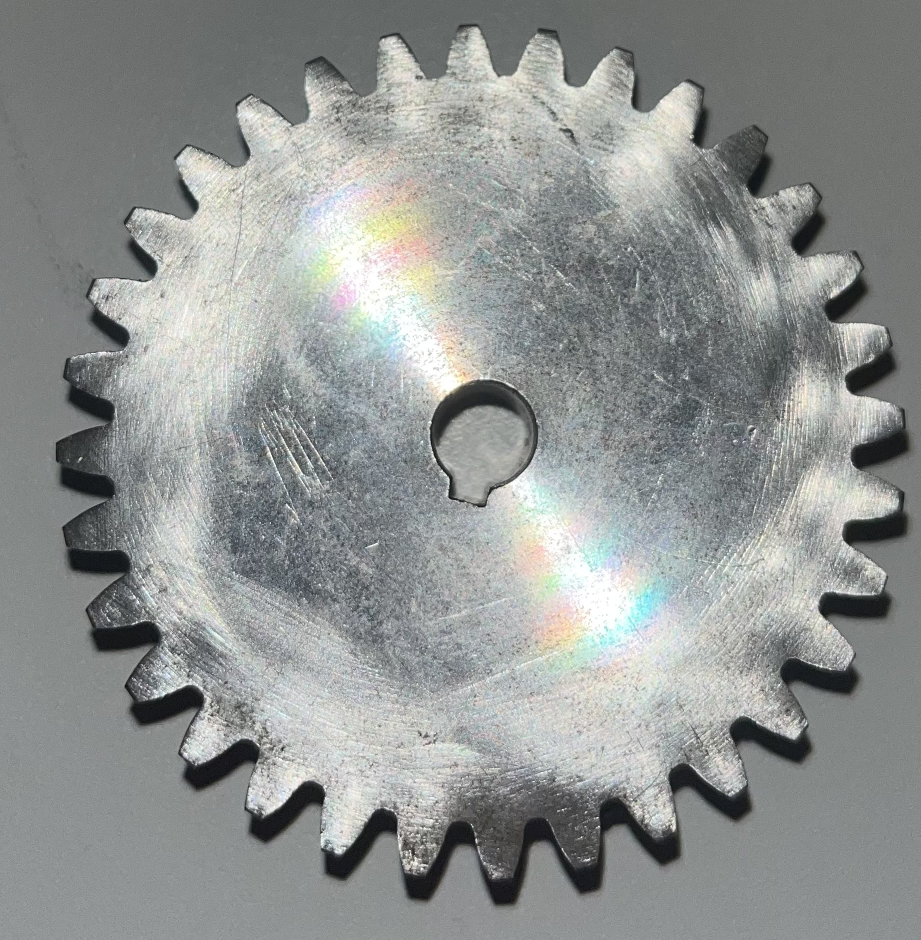
#> input picture Small_gear flits v0.1.jpg, 1842 x 1880 px (shown at 1/2 size)
$ python Mandarijn.py
#> lines starting #> are read from the running program, lines starting #| are printed output that depends on the picture; after the words box and inside, x2 and y2 are one past the last pixel; in counts of white or black regions, pixels touching at a corner belong together
import cv2
import numpy as np
import pyads
import csv

# Functie om X- en Y-coördinaten afzonderlijk naar TwinCAT te verzenden
def send_coordinates_to_twincat(x_coords, y_coords, plc_address="39.231.85.117.1.1", port=851):
    try:
        # Verbind met TwinCAT via ADS
        plc = pyads.Connection(plc_address, port)
        plc.open()

        # Controleer of de lengte van de coördinaten gelijk is
        if len(x_coords) != len(y_coords):
            print("Aantal X- en Y-coördinaten komt niet overeen.")
            return

        # Schrijf de X-coördinaten naar TwinCAT
        plc.write_by_name("MAIN.x_coordinate_array", x_coords, pyads.PLCTYPE_INT * len(x_coords))

        # Schrijf de Y-coördinaten naar TwinCAT
        plc.write_by_name("MAIN.y_coordinate_array", y_coords, pyads.PLCTYPE_INT * len(y_coords))

        print("X- en Y-coördinaten succesvol verzonden!")

    except Exception as e:
        print(f"Fout bij verzenden van coördinaten: {e}")
    finally:
        plc.close()

# Functie om de coördinaten naar een CSV-bestand te schrijven
def save_coordinates_to_csv(coordinates, filename="coordinates.csv"):
    try:
        with open(filename, mode='w', newline='') as file:
            writer = csv.writer(file)
            # Schrijf de header (optioneel)
            writer.writerow(['X', 'Y'])
            # Schrijf de coördinaten
            for coord in coordinates:
                writer.writerow(coord)
        print(f"Coördinaten succesvol opgeslagen in {filename}")
    except Exception as e:
        print(f"Fout bij opslaan van coördinaten in CSV: {e}")

# Stap 1: Laad de afbeelding
image_path = "Small_gear flits v0.1.jpg"  # Vervang door het pad naar je afbeelding
image = cv2.imread(image_path)
#> image is the input picture: shape (1880, 1842, 3); mean B, G, R 146, 147.4, 144.2

# Stap 2: Verklein de afbeelding (optioneel)
scale_percent = 25  # Schaal de afbeelding naar 50% van de originele grootte
width = int(image.shape[1] * scale_percent / 100)
#> width = 460
height = int(image.shape[0] * scale_percent / 100)
#> height = 470
dim = (width, height)
#> dim = (460, 470)
resized_image = cv2.resize(image, dim, interpolation=cv2.INTER_AREA)
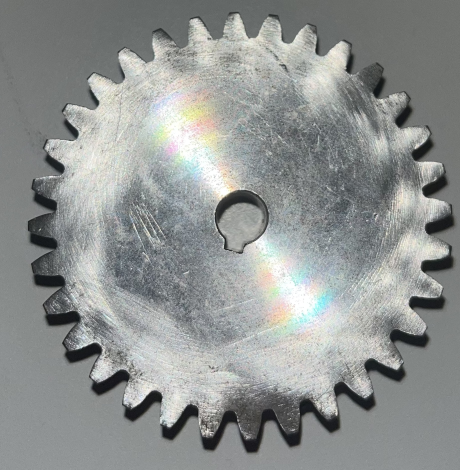
#> resized_image: shape (470, 460, 3); mean B, G, R 146, 147.4, 144.2

# Stap 3: Grijswaardenconversie en Gaussian Blur
gray = cv2.cvtColor(resized_image, cv2.COLOR_BGR2GRAY)
blurred = cv2.GaussianBlur(gray, (9, 9), 0)
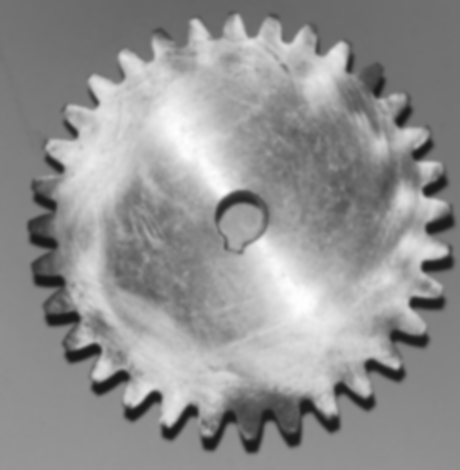
#> blurred: shape (470, 460); min 23, max 254, mean 146.3

# Stap 4: Thresholding om een binair beeld te krijgen
_, thresh = cv2.threshold(blurred, 150, 255, cv2.THRESH_BINARY)
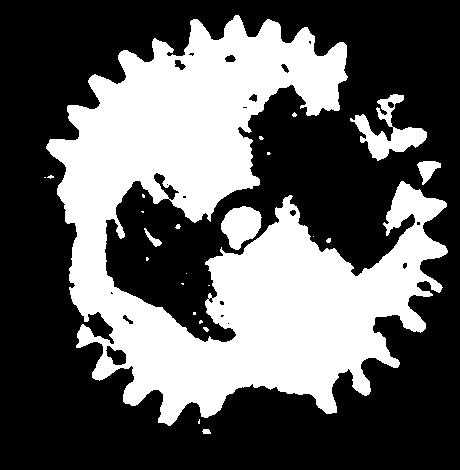
#> thresh: shape (470, 460); 37.4% white; 24 white regions (15 under 20 px)

# Stap 5: Contouren vinden
contours, _ = cv2.findContours(thresh, cv2.RETR_EXTERNAL, cv2.CHAIN_APPROX_SIMPLE)
#> contours = 24 contours, 18 with area under 20; largest, box (x1, y1, x2, y2) and area: (46, 15, 448, 426) 76417, (350, 94, 427, 161) 1694, (221, 206, 262, 250) 1142, (417, 161, 441, 185) 276, (144, 228, 162, 247) 84, (202, 429, 211, 434) 26

# Controleer of er contouren zijn gevonden
if not contours:
    print("Geen contouren gevonden.")
    exit()

# Zoek de grootste contour (aangenomen dat dit het object is)
largest_contour = max(contours, key=cv2.contourArea)
#> largest_contour = contour of 1688 points, box (x1, y1, x2, y2) (46, 15, 448, 426), area 76417

# Optioneel: Vereenvoudig de contour om het aantal punten te beperken
epsilon = 0.01 * cv2.arcLength(largest_contour, True)  # Pas aan voor meer/minder punten
#> epsilon = 36.6
simplified_contour = cv2.approxPolyDP(largest_contour, epsilon, True)
#> simplified_contour = contour of 18 points, box (x1, y1, x2, y2) (46, 27, 443, 423), area 81376

# Stap 6: Coördinaten extraheren
x_coords = []
y_coords = []
for point in simplified_contour:
    x, y = point[0]  # Extract (x, y)
    x_coords.append(x)
    y_coords.append(y)
#> this loop made 18 passes
#> (x, y) on passes 1 to 12: (307, 27), (123, 50), (46, 146), (113, 328), (76, 347), (158, 422), (336, 412), (442, 287), (403, 181), (357, 276), (291, 195), (221, 247)
#> after the loop, x_coords = [307, 123, 46, 113, 76, 158, 336, 442, 403, 357, 291, 221, 226, 106, 133, 210, 279, 339]; y_coords = [27, 50, 146, 328, 347, 422, 412, 287, 181, 276, 195, 247, 342, 274, 181, 221, 87, 109]

# Teken de contour op de afbeelding (voor visualisatie)
result_image = resized_image.copy()
cv2.drawContours(result_image, [simplified_contour], -1, (0, 255, 0), 3)
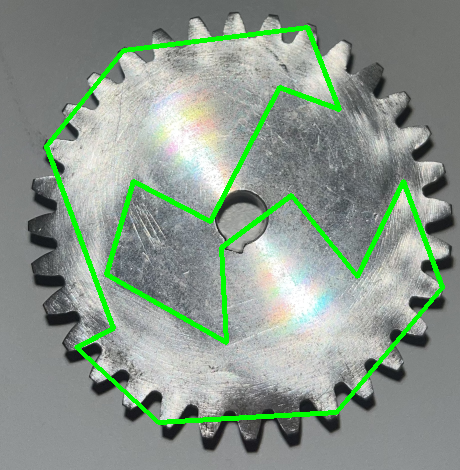
#> result_image: shape (470, 460, 3); 4.79% of pixels changed, all inside (x1, y1, x2, y2) = (44, 25, 445, 425)

# Toon het resultaat
cv2.imshow("Contour", result_image)
cv2.imwrite("contour_detected_resized.jpg", result_image)  # Sla het resultaat op
cv2.waitKey(0)
cv2.destroyAllWindows()

# Stap 7: Verzenden naar TwinCAT
send_coordinates_to_twincat(x_coords, y_coords)
#> (the run stopped early here; a loop or call above may not have finished)

$ run again, with Big_gear flits v0.2.jpg copied over Small_gear flits v0.1.jpg
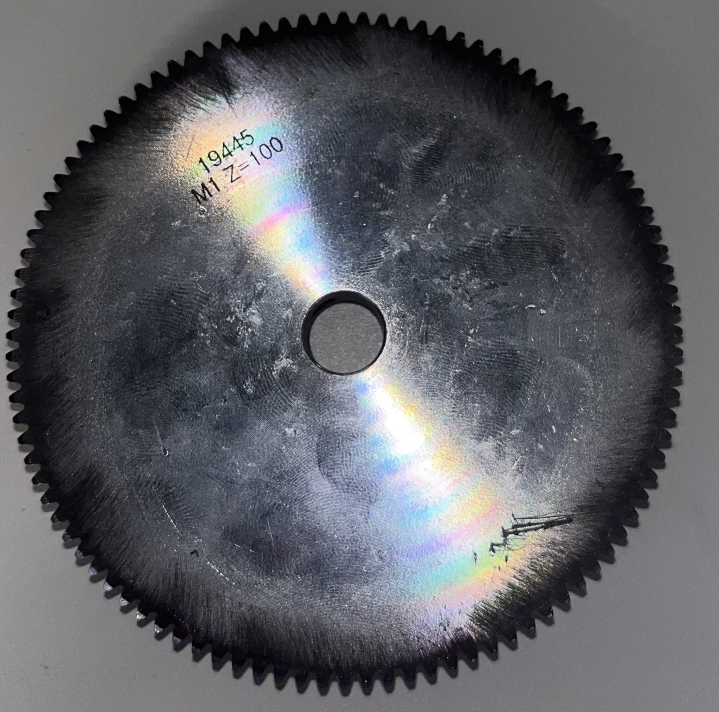
#> input picture Big_gear flits v0.2.jpg, 2155 x 2136 px (shown at 1/3 size)
#> image is the input picture: shape (2136, 2155, 3); mean B, G, R 100.3, 95.6, 94.3
#> `_, thresh = cv2.threshold(blurred, 150, 255, cv2.THRESH_BINARY)`:
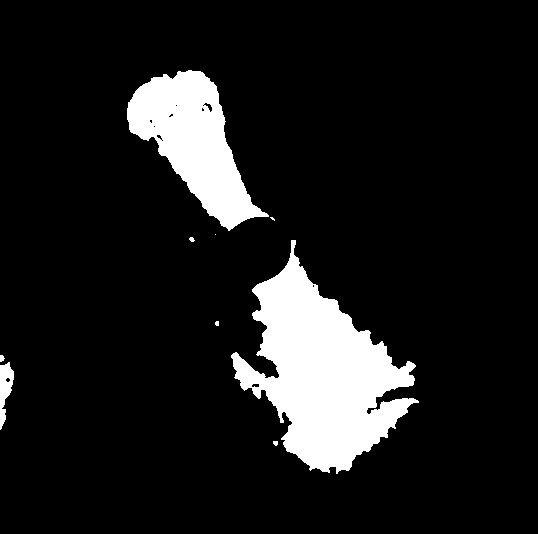
#> thresh: shape (534, 538); 11% white; 9 white regions (3 under 20 px)
#> contours = 9 contours, 6 with area under 20; largest, box (x1, y1, x2, y2) and area: (231, 240, 419, 474) 20130, (127, 70, 269, 231) 10377, (0, 362, 14, 430) 476
#> largest_contour = contour of 491 points, box (x1, y1, x2, y2) (231, 240, 419, 474), area 20130
#> epsilon = 10.87
#> simplified_contour = contour of 17 points, box (x1, y1, x2, y2) (234, 240, 419, 474), area 19994
#> the loop `for point in simplified_contour:` made 17 passes
#> (x, y) on passes 1 to 8: (291, 240), (285, 267), (252, 289), (267, 326), (256, 354), (279, 376), (235, 352), (234, 377)
#> after the loop `for point in simplified_contour:`: x_coords = [291, 285, 252, 267, 256, 279, 235, 234, 286, 287, 337, 418, 366, 412, 415, 393, 318]; y_coords = [240, 267, 289, 326, 354, 376, 352, 377, 413, 451, 473, 402, 412, 385, 365, 366, 294]
#> `cv2.drawContours(result_image, [simplified_contour], -1, (0, 255, 0), 3)`:
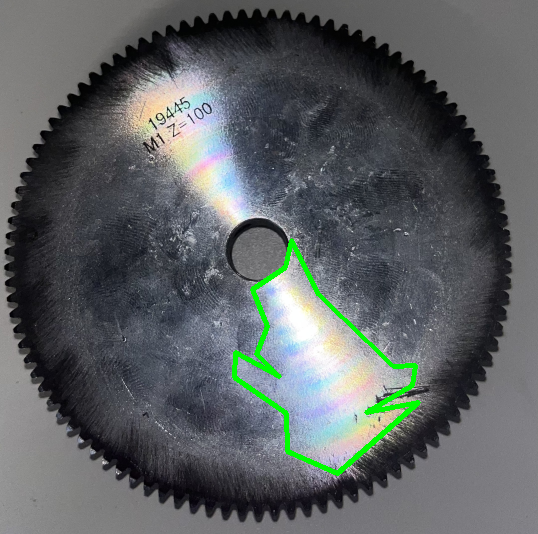
#> result_image: shape (534, 538, 3); mean B, G, R 98.1, 97, 92.3

$ run again, with Big_gear zonder flits v0.1.jpg copied over Small_gear flits v0.1.jpg
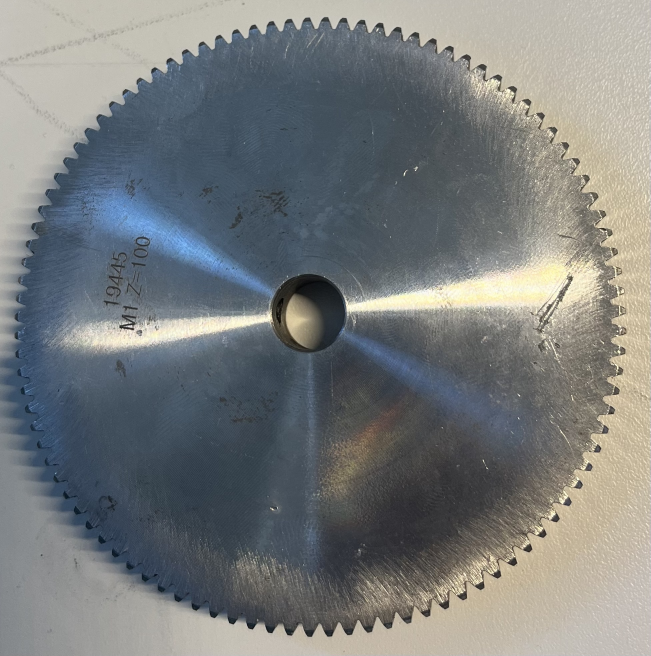
#> input picture Big_gear zonder flits v0.1.jpg, 1951 x 1967 px (shown at 1/3 size)
#> image is the input picture: shape (1967, 1951, 3); mean B, G, R 124.7, 124.3, 120.9
#> `_, thresh = cv2.threshold(blurred, 150, 255, cv2.THRESH_BINARY)`:
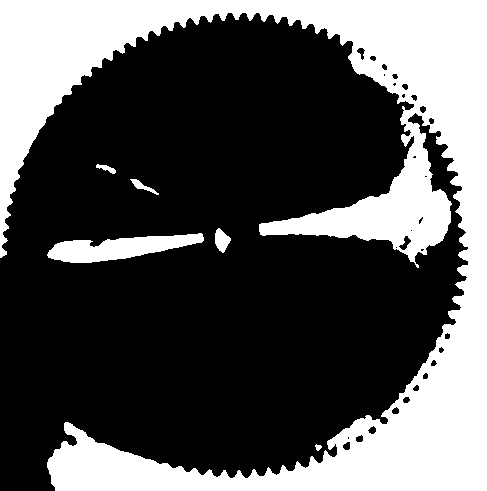
#> thresh: shape (491, 487); 32.8% white; 6 white regions
#> contours = 6 contours; box (x1, y1, x2, y2) and area: (0, 0, 487, 491) 74023, (47, 233, 204, 263) 2472, (215, 228, 231, 253) 225, (130, 179, 159, 195) 108, (96, 164, 116, 174) 69, (315, 444, 322, 451) 22
#> largest_contour = contour of 1279 points, box (x1, y1, x2, y2) (0, 0, 487, 491), area 74023
#> epsilon = 44.65
#> simplified_contour = contour of 16 points, box (x1, y1, x2, y2) (0, 0, 487, 491), area 84964
#> the loop `for point in simplified_contour:` made 16 passes
#> (x, y) on passes 1 to 8: (0, 0), (0, 257), (61, 97), (201, 15), (414, 104), (388, 193), (260, 234), (418, 267)
#> after the loop `for point in simplified_contour:`: x_coords = [0, 0, 61, 201, 414, 388, 260, 418, 415, 462, 386, 230, 65, 55, 486, 486]; y_coords = [0, 257, 97, 15, 104, 193, 234, 267, 112, 187, 424, 478, 422, 490, 490, 0]
#> `cv2.drawContours(result_image, [simplified_contour], -1, (0, 255, 0), 3)`:
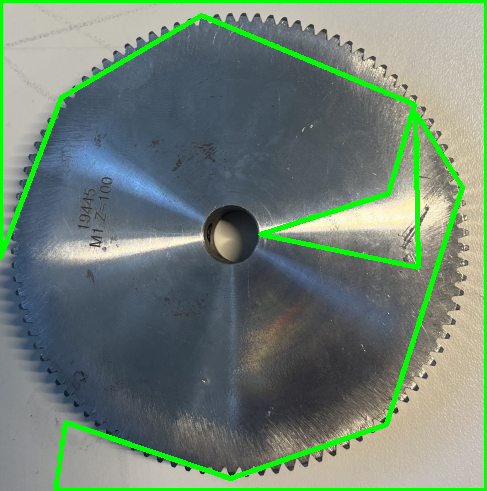
#> result_image: shape (491, 487, 3); mean B, G, R 116, 130.6, 111.8
